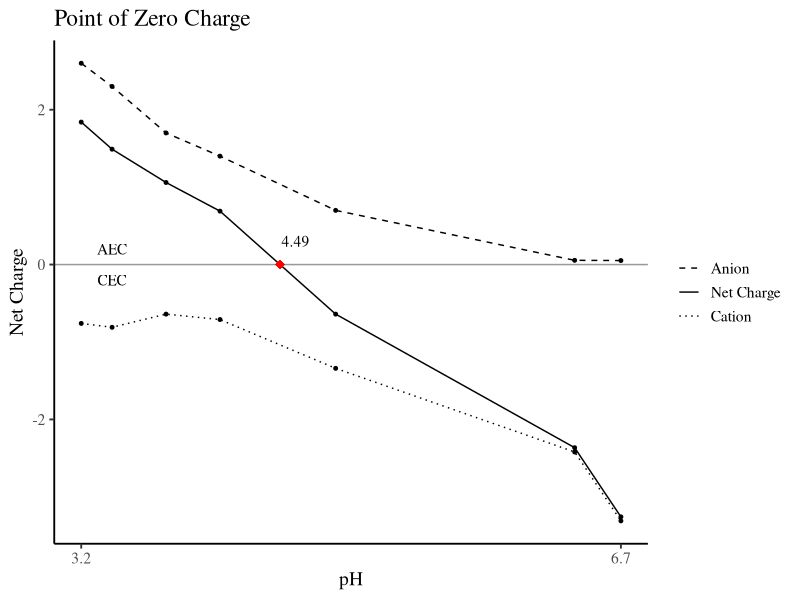
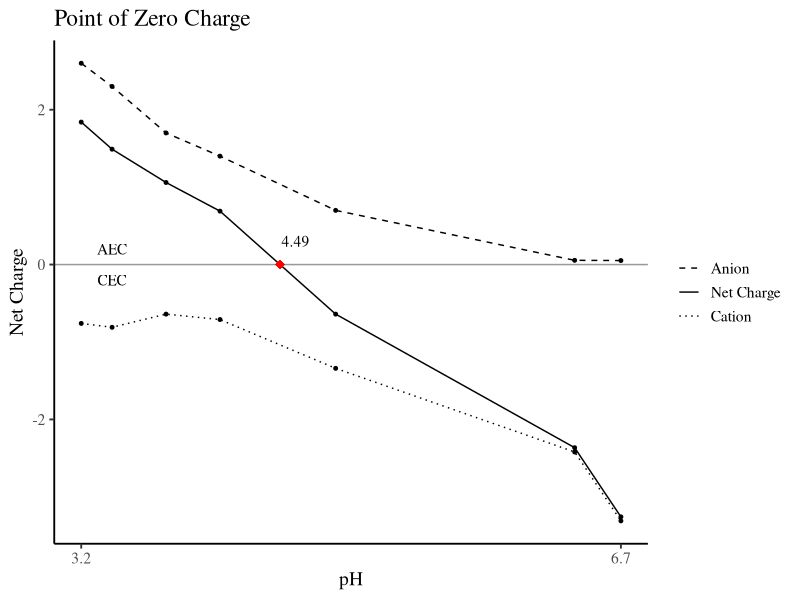

Write R code to recreate these figures, in order.
require('tidyverse')

# Import data with pH as 'ph' in first column, the anion as 'anion' in second column, and cation as 'cation' in third and last column

# Manual Method ---------------------------------------------------------------
# start by typing in all values, in order obviously
# this must be done first
ph <- c(3.2, 3.4, 3.75, 4.1, 4.85, 6.4, 6.7)

anion <- c(2.6, 2.3, 1.7, 1.4, 0.7, 0.055, 0.052)

cation <- c(0.76, 0.81, 0.64, 0.71, 1.34, 2.42, 3.31)

# For scaling the plot later on, grab the first and last pH values
ph.first <- head(ph, n = 1)

ph.last <- tail(ph, n = 1)

# net charge is the difference between the anion and cation -------------------
# note that there is a positive net charge for AEC
# and negative net charge for CEC
net <- anion - cation

# stitch it all together in a data frame --------------------------------------
df.pzc <- data_frame(ph, anion, cation, net) %>% 
  arrange(., desc(net))

# long form of the data frame
df.pzc2 <- data_frame(ph, anion, -cation, net) %>% 
  arrange(desc(net)) %>% 
  gather(key = "measure",
         value = "value",
         2:4)

df.pzc2$measure2 <- factor(df.pzc2$measure,
                  levels = c('anion', 'net', '-cation'))

# Find PZC --------------------------------------------------------------------
# find pzc by calculating slope of line between last positive (AEC) point
pos <- filter(df.pzc, net > 0) %>%
  select(ph, net) %>% 
  tail(n = 1)

# and first negative (CEC) point
neg <- filter(df.pzc, net < 0) %>%
  select(ph, net) %>% 
  head(n = 1)

# and finding point of x-intercept
slope <- (neg$net - pos$net) / (neg$ph - pos$ph)

pzc <- ((0 - pos$net) / slope) + pos$ph

pzc.label <- round(pzc, digits = 2)

# Plot 1 -----------------------------------------------------------------------
# code for plot with net charge line going through pH axis.
# Where net charge equals zero, that is Point of Zero Charge at the observed pH.
# I know the code is long, but whatever
ggplot(data = df.pzc2,
       aes(x = ph, y = value, linetype = measure2)) +
  geom_line() +
  geom_point(size = 1) +
  # zero line
  geom_hline(yintercept = 0,
             alpha = 0.4) +
  # PZC point
  geom_point(aes(x = pzc, y = 0),
             color = 'red',
             size = 3,
             pch = 18) +
  # annotations for labels
  annotate(geom = 'text',
           label = pzc.label,
           x = pzc + 0.1, y = 0.3,
           family = 'serif') +
  annotate(geom = 'text',
           label = "AEC",
           x = ph[[2]], y = 0.2,
           family = 'serif') +
  annotate(geom = 'text',
           label = "CEC",
           x = ph[[2]], y = -0.2,
           family = 'serif') +
  scale_x_continuous(breaks = seq(from = ph.first,
                                  to = ph.last,
                                  by = (ph.last - ph.first))) +
  scale_linetype_manual(values = c(2, 1, 3),
                        labels = c("Anion", "Net Charge", "Cation")) +
  labs(title = "Point of Zero Charge",
       x = "pH",
       y = "Net Charge",
       linetype = NULL) +
  theme_classic(base_family = 'serif', base_size = 14)

ggsave(filename = "pzc.png",
       dpi = 1200,
       height = 5,
       width = 7)
